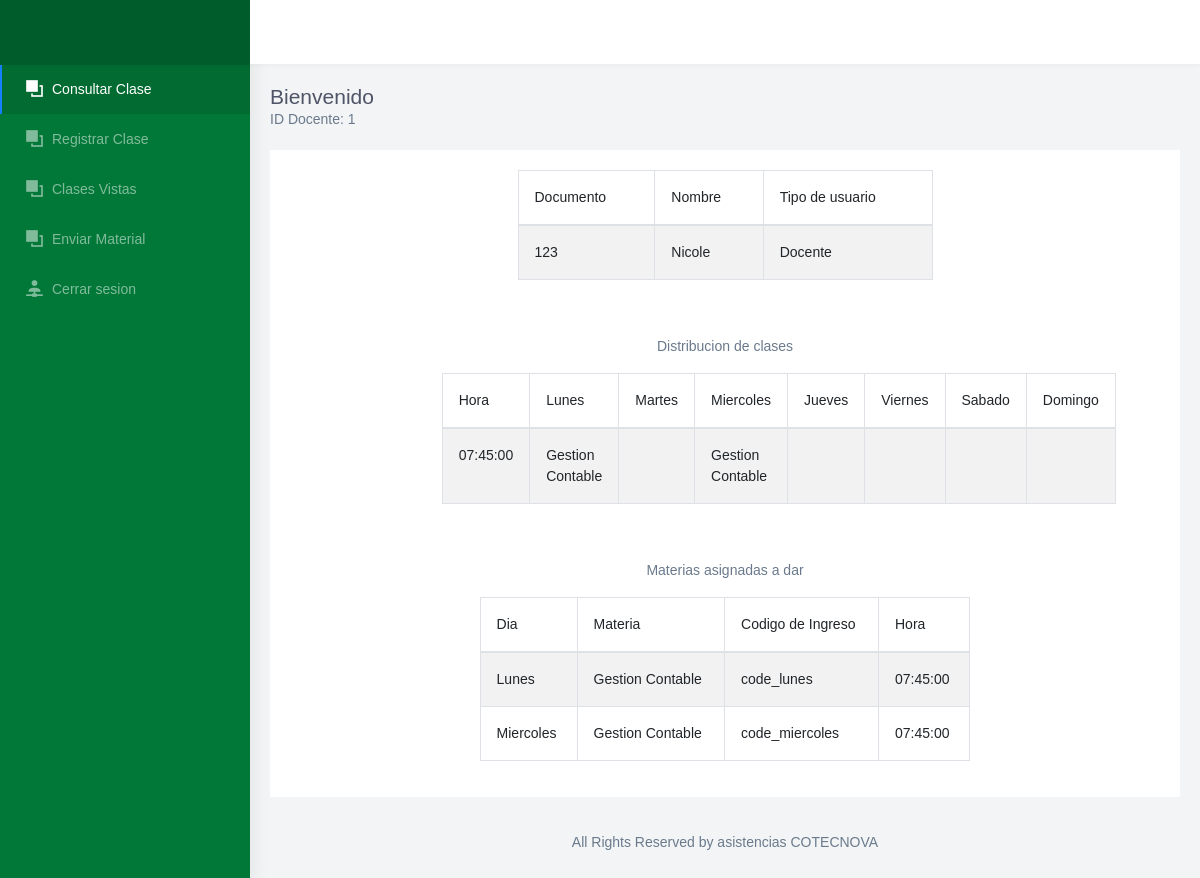
The app's page /consultar_clase.php (signed in), older data.
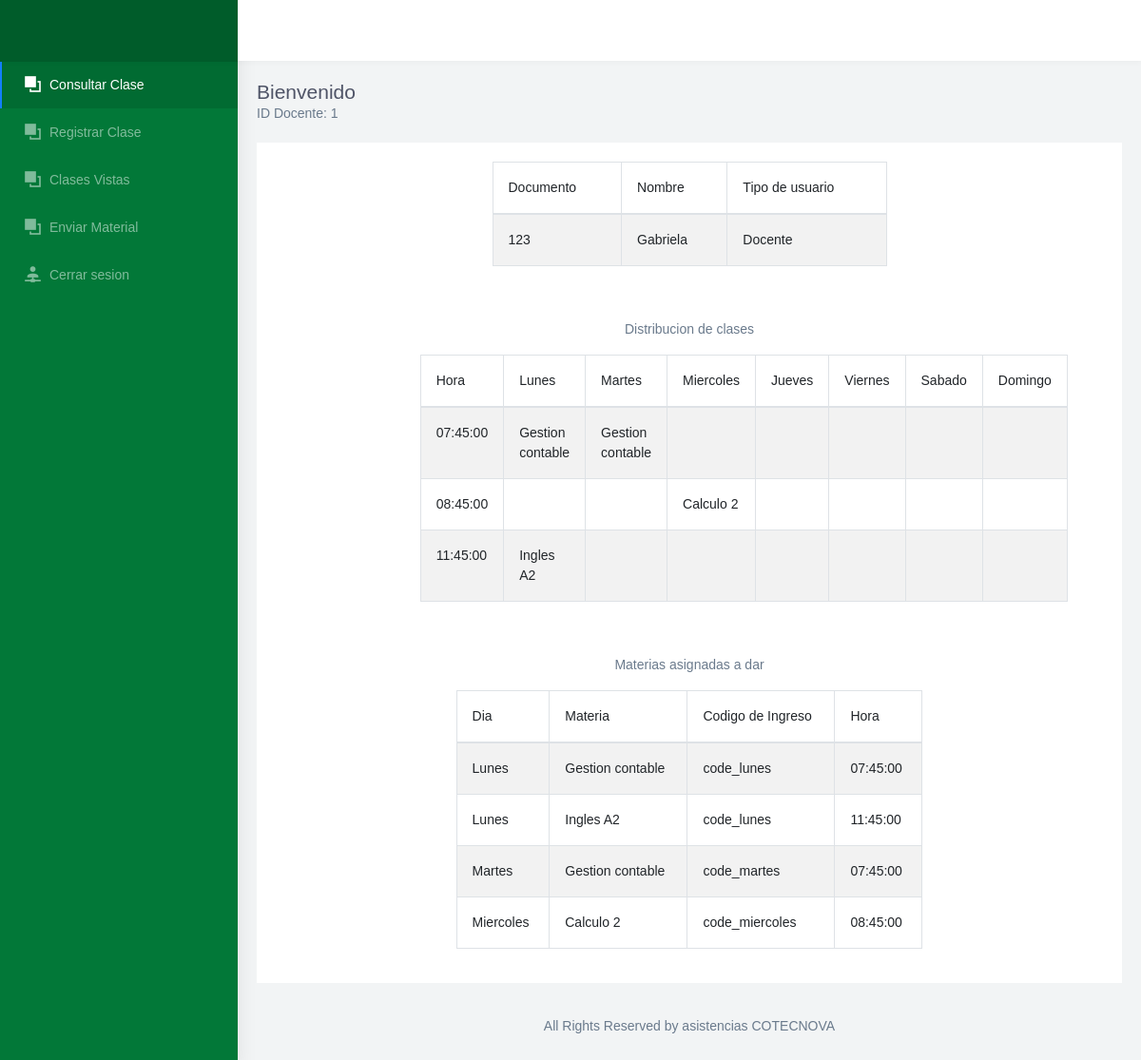
The same page, newer data.
### tables this page shows
CREATE TABLE `docente` (
  `id_docente` int(11) NOT NULL COMMENT 'Identificador del docente',
  `documento` varchar(45) NOT NULL COMMENT 'Documento del docente',
  `nombres` varchar(45) NOT NULL COMMENT 'Nombres del docente\n\n',
  `apellidos` varchar(45) NOT NULL COMMENT 'Apellidos del docente',
  `clave` varchar(45) NOT NULL COMMENT 'Clave del docente',
  `tipo_usuario_id_tipo_usuario` int(11) NOT NULL COMMENT 'Tipo de usuario',
  `estado` int(11) NOT NULL COMMENT 'Activo o inactivo'
);

CREATE TABLE `tipo_usuario` (
  `id_tipo_usuario` int(11) NOT NULL COMMENT 'Id del usuario',
  `nombre` varchar(45) NOT NULL COMMENT 'Nombre (Administrador, Estudiante o Docente)'
);

CREATE TABLE `clase` (
  `id_clase` int(11) NOT NULL COMMENT 'Id de la clase',
  `Dias_id_dia` int(11) NOT NULL COMMENT 'Id del dia',
  `hora` time NOT NULL COMMENT 'Hora de inicio de la clase',
  `horafin` time NOT NULL COMMENT 'Hora fin de la clase',
  `codigo` varchar(45) NOT NULL COMMENT 'Codigo de la clase',
  `Docente_id_docente` int(11) NOT NULL COMMENT 'Id del docente que la dara',
  `Aula_id_aula` int(11) NOT NULL COMMENT 'Id del aula en la que se vera',
  `Materia_id_materia` int(11) NOT NULL COMMENT 'Id de la materia que se vera',
  `Grupo_id_grupo` int(11) NOT NULL COMMENT 'Id del grupo asignado',
  `estado` int(11) NOT NULL COMMENT 'Estado de la clase'
);

CREATE TABLE `dias` (
  `id_dia` int(11) NOT NULL COMMENT 'Id el dia',
  `nombre` varchar(45) NOT NULL COMMENT 'Nombre del dia'
);

CREATE TABLE `materia` (
  `id_materia` int(11) NOT NULL COMMENT 'Id de la materia',
  `nombre` varchar(45) NOT NULL COMMENT 'Nombre de la materia',
  `estado` int(11) NOT NULL COMMENT 'Activo o inactivo'
);

### Modelo/MySQL.php (called while the page is built, shortened)
<?php
class MySQL{
    private $hostname  = "localhost";
    private $user = "root";
    private $password = "";
    private $database = "asistencia";
    private $conexion;
    public function conectar(){
        $this->conexion = mysqli_connect($this->hostname, $this->user, $this->password, $this->database);
    }
    public function efectuarConsulta($consulta){
        mysqli_query($this->conexion, "SET lc_time_names = 'es_ES'" );
        mysqli_query($this->conexion, "SET NAMES 'utf8'");
        mysqli_query($this->conexion, "SET CHARACTER 'utf8'");
       $this->resultadoConsulta = mysqli_query($this->conexion, $consulta);
        return $this->resultadoConsulta;
    }
}

### consultar_clase.php (the view, shortened to what this page needs)
<!DOCTYPE html>
<html dir="ltr" lang="en">
<head>
	<link href="css/chartist.min.css" rel="stylesheet">
	<link href="css/style.min.css" rel="stylesheet">
	<link href="css/ie7.css" rel="stylesheet">
	<link href="css/materialdesignicons.min.css" rel="stylesheet">
	<link href="css/weather-icons.min.css" rel="stylesheet">
	<link href="https://cdnjs.cloudflare.com/ajax/libs/twitter-bootstrap/4.5.2/css/bootstrap.css" rel="stylesheet" media="all">
</head>
<body>
	<?php
	require_once 'Modelo/MySQL.php';
	$mysql = new MySQL;
	$mysql->conectar();
	$id_docente = $_SESSION['idDocente'];
	$datosdocente = $mysql->efectuarConsulta("SELECT docente.id_docente, docente.nombres, docente.documento, docente.tipo_usuario_id_tipo_usuario, tipo_usuario.nombre from docente join tipo_usuario on tipo_usuario.id_tipo_usuario = docente.tipo_usuario_id_tipo_usuario where docente.id_docente = " . $id_docente . "");
	while ($valores1 = mysqli_fetch_assoc($datosdocente)) {
		$documento = $valores1['documento'];
		$nombres = $valores1['nombres'];
		$tipo_usuario = $valores1['nombre'];
	}
	$dhorario = $mysql->efectuarConsulta("SELECT docente.id_docente, clase.id_clase, clase.hora, dias.id_dia, dias.nombre as nombredia, materia.nombre FROM docente join clase on clase.Docente_id_docente = docente.id_docente join dias on dias.id_dia = clase.Dias_id_dia join materia on materia.id_materia = clase.Materia_id_materia where docente.id_docente = " . $id_docente . " ORDER BY clase.hora, nombredia");
	$Amaterias = $mysql->efectuarConsulta("SELECT docente.id_docente, clase.hora, dias.id_dia, dias.nombre as nombredia, materia.nombre as nombremateria, clase.codigo FROM docente join clase on clase.Docente_id_docente = docente.id_docente join dias on dias.id_dia = clase.Dias_id_dia join materia on materia.id_materia = clase.Materia_id_materia where docente.id_docente = " . $id_docente . " order by dias.id_dia");
    $horario = [];
    while($valores1 = mysqli_fetch_assoc($dhorario)) {
        $hora = $valores1['hora'];
        if(!isset($horario[$hora])) {
            $horario[$hora] = ['', '', '', '', '', '', ''];
        }
        $horario[$hora][$valores1['id_dia'] - 1] = $valores1['nombre'];
    }
	?>
	<div id="main-wrapper" data-navbarbg="skin6" data-theme="light" data-layout="vertical" data-sidebartype="full" data-boxed-layout="full">
		<header class="topbar" data-navbarbg="skin6">
			<nav class="navbar top-navbar navbar-expand-md navbar-light">
				<div class="navbar-header" data-logobg="skin5">
					<div class="navbar-brand">
						<a href="index.html" class="logo">
						</a>
					</div>
				</div>
			</nav>
		</header>
		<div class="page-wrapper">
			<div class="page-breadcrumb">
				<div class="row">
					<div class="col-5 align-self-center">
						<h4 class="page-title">Bienvenido</h4>
						<?php echo "ID Docente: " . $_SESSION['idDocente']; ?>
					</div>
				</div>
			</div>
			<div class="container-fluid">
				<div class="row">
					<div class="col-12">
						<div class="card">
							<center>
								<div class="card-body col-md-6 col-md-offset-3">
								<table id="info" class="table table-striped table-bordered" style="width:100%">
										<thead>
											<tr>
												<th scope="col">Documento</th>
												<th scope="col">Nombre</th>
												<th scope="col">Tipo de usuario</th>
											</tr>
										</thead>
										<tbody>
											<tr>
												<td><?php echo $documento ?></td>
												<td><?php echo $nombres ?></td>
												<td><?php echo $tipo_usuario ?></td>
											</tr>
										</tbody>
									</table>
								</div>
							</center>
							<center>
								<div class="card-body col-md-8 col-md-offset-3">
									<center>
										<p>Distribucion de clases</p>
									</center>
									<table id="example" class="table table-striped table-bordered" style="width:100%">
										<thead>
											<tr>
												<th>Hora</th>
												<th>Lunes</th>
												<th>Martes</th>
												<th>Miercoles</th>
												<th>Jueves</th>
												<th>Viernes</th>
												<th>Sabado</th>
												<th>Domingo</th>
											</tr>
										</thead>
										<tbody>
											<?php
											        foreach($horario as $hora => $dias) {
											            echo <<<HTML
											            <tr>
											                <td>$hora</td>
											                <td>{$dias[0]}</td>
											                <td>{$dias[1]}</td>
											                <td>{$dias[2]}</td>
											                <td>{$dias[3]}</td>
											                <td>{$dias[4]}</td>
											                <td>{$dias[5]}</td>
											                <td></td>
											            </tr>
											HTML;
											        }
											?>
										</tbody>
									</table>
								</div>
							</center>
							<center>
								<div class="card-body col-md-7 col-md-offset-3">
									<center>
										<p>Materias asignadas a dar</p>
									</center>
									<table id="mater" class="table table-striped table-bordered" style="width:100%">
										<thead>
											<tr>
												<th scope="col">Dia</th>
												<th scope="col">Materia</th>
												<th scope="col">Codigo de Ingreso</th>
												<th scope="col">Hora</th>
											</tr>
										</thead>
										<tbody>
											<tr>
												<?php
												while ($valores3 = mysqli_fetch_assoc($Amaterias)) {
												?>
													<td><?php echo $valores3['nombredia'] ?></td>
													<td><?php echo $valores3['nombremateria'] ?></td>
													<td><?php echo $valores3['codigo'] ?></td>
													<td><?php echo $valores3['hora'] ?></td>
											</tr>
										<?php
												}
										?>
										</tbody>
									</table>
								</div>
							</center>
						</div>
					</div>
				</div>
				<footer class="footer text-center">
					All Rights Reserved by asistencias COTECNOVA
				</footer>
			</div>
		</div>
</body>
</html>

Row changes from the older to the newer data that the page shows:
removed clase: hora "07:45:00", Dias_id_dia.nombre "Miercoles", Materia_id_materia.nombre "Gestion Contable", codigo "code_miercoles"
changed docente "Docente": nombres "Nicole" → "Gabriela"
added clase: hora "11:45:00", Dias_id_dia.nombre "Lunes", Materia_id_materia.nombre "Ingles A2", codigo "code_lunes"
changed through a linked row, clase (number 2 of 4 on the later page): Materia_id_materia.nombre "Gestion Contable" → "Gestion contable"
added clase: Dias_id_dia.nombre "Martes", Materia_id_materia.nombre "Gestion contable", codigo "code_martes", hora "07:45:00"
added clase: Dias_id_dia.nombre "Miercoles", Materia_id_materia.nombre "Calculo 2", codigo "code_miercoles", hora "08:45:00"
Text that changed along with them:
$dias[0]: "Gestion Contable" → "Gestion contable"
list line gone: "Gestion Contable"
new list line: "07:45:00 Gestion contable"
new list line: "08:45:00 Calculo 2"
new list line: "Ingles A2"
